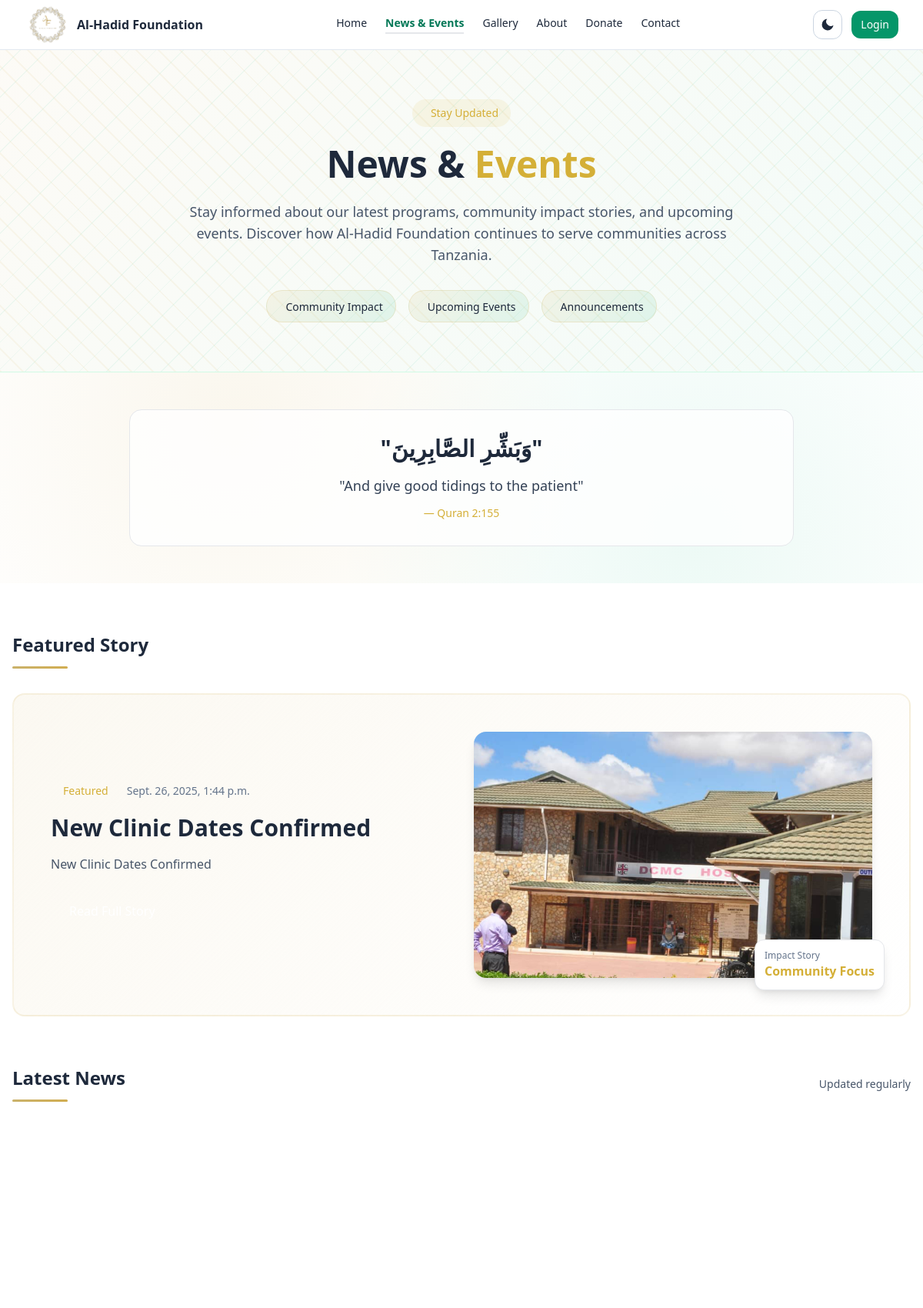
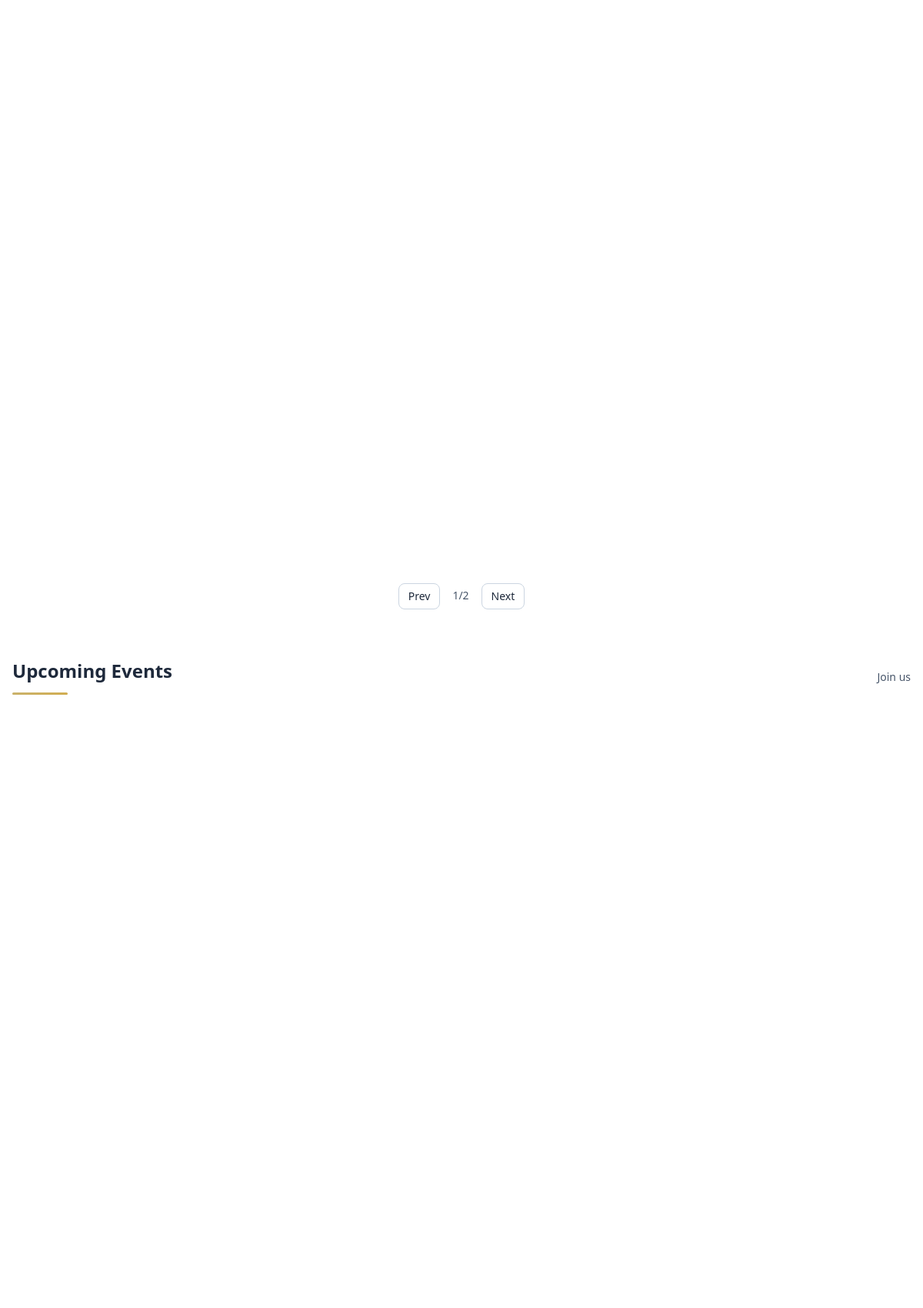
The page /news-events/ (upper part) on the database its author committed (2 pictures, top to bottom).
### website/models.py (models this page shows, shortened)
class News(models.Model):
    title = models.CharField(max_length=200)
    content = models.TextField()
    image = models.ImageField(upload_to='news/', blank=True, null=True)
    is_published = models.BooleanField(default=True)
    created_at = models.DateTimeField(auto_now_add=True)
    updated_at = models.DateTimeField(auto_now=True)
    class Meta:
        ordering = ['-created_at']
        verbose_name_plural = "News"

### website/views.py (the view)
# urls.py: path('news-events/', views.news_events, name='news_events'),
def news_events(request):
    news_list = News.objects.filter(is_published=True).order_by('-created_at')
    events_list = Event.objects.filter(is_published=True).order_by('-event_date')
    context = {
        'news': news_list,
        'events': events_list,
        'page_title': 'News & Events',
        'active': 'news_events',
    }
    return render(request, 'website/news_events.html', context)

### admin_panel/templatetags/form_extras.py (called while the page is built)
@register.filter
def wa_link(number):
    if not number:
        return ""
    digits = re.sub(r"\D", "", str(number))
    if not digits:
        return ""
    return f"https://wa.me/255{digits}"

### website/context_processors.py (called while the page is built)
def site_settings(request):
    settings, _ = SiteSettings.objects.get_or_create(pk=1)
    try:
        has_is_published = any(f.name == "is_published" for f in Gallery._meta.get_fields())
        photos_qs = Gallery.objects.all()
        if has_is_published:
            photos_qs = photos_qs.filter(is_published=True)
        photos_count = photos_qs.count()
    except Exception:
        photos_count = 0  # fallback salama
    theme = request.session.get("theme", "light")
    return {
        "site_settings": settings,
        "current_theme": theme,
        "photos_count": photos_count,
    }

### templates/website/news_events.html (shortened to what this page needs)
{% extends "base.html" %}
{% block content %}
<section class="hero-news border-b border-emerald-100 dark:border-slate-800 relative py-16">
  <div class="max-w-7xl mx-auto px-4 sm:px-6 lg:px-8 relative z-10">
    <div class="text-center">
      <div class="inline-flex items-center gap-2 px-4 py-2 rounded-full bg-gold/10 text-gold mb-6">
        <span class="text-sm font-medium">Stay Updated</span>
      </div>
      <h1 class="text-4xl md:text-5xl font-bold mb-6 leading-tight">
        News & <span class="text-gold">Events</span>
      </h1>
      <p class="text-lg text-slate-600 dark:text-slate-300 mb-8 max-w-3xl mx-auto">
        Stay informed about our latest programs, community impact stories, and upcoming events.
        Discover how Al-Hadid Foundation continues to serve communities across Tanzania.
      </p>
      <div class="flex flex-wrap justify-center gap-4">
        <div class="category-badge rounded-full px-4 py-2">
          <span class="text-sm font-medium text-slate-800 dark:text-slate-200">
            Community Impact
          </span>
        </div>
        <div class="category-badge rounded-full px-4 py-2">
          <span class="text-sm font-medium text-slate-800 dark:text-slate-200">
            Upcoming Events
          </span>
        </div>
        <div class="category-badge rounded-full px-4 py-2">
          <span class="text-sm font-medium text-slate-800 dark:text-slate-200">
            Announcements
          </span>
        </div>
      </div>
    </div>
  </div>
</section>
<section class="py-12 islamic-pattern">
  <div class="max-w-4xl mx-auto px-4 text-center">
    <div class="bg-white/80 dark:bg-slate-900/80 backdrop-blur-sm rounded-2xl p-8 border border-gold/10">
      <p class="text-2xl md:text-3xl font-semibold text-slate-800 dark:text-slate-200 mb-4">
        "وَبَشِّرِ الصَّابِرِينَ"
      </p>
      <p class="text-lg text-slate-700 dark:text-slate-300 mb-3">
        "And give good tidings to the patient"
      </p>
      <p class="text-sm text-gold font-medium">— Quran 2:155</p>
    </div>
  </div>
</section>
<section class="max-w-7xl mx-auto px-4 py-16">
  {% if news %}
    <div class="mb-16">
      <h2 class="text-2xl font-semibold gold-underline mb-8">Featured Story</h2>
      <div class="featured-news rounded-2xl p-8 md:p-12">
        <div class="grid md:grid-cols-2 gap-8 items-center">
          <div>
            <div class="flex items-center gap-3 mb-4">
              <span class="bg-gold/20 text-gold px-3 py-1 rounded-full text-sm font-medium">
                Featured
              </span>
              <span class="text-sm text-slate-500 dark:text-slate-400">
                {% firstof news.0.created_at news.0.updated_at "" as n_dt %}{{ n_dt }}
              </span>
            </div>
            <h3 class="text-2xl md:text-3xl font-bold mb-4 text-slate-800 dark:text-slate-200">
              {{ news.0.title }}
            </h3>
            <p class="text-slate-600 dark:text-slate-300 mb-6 leading-relaxed">
              {% firstof news.0.content news.0.body news.0.text "" as n_txt %}{{ n_txt|striptags|truncatewords:40 }}
            </p>
            <a href="{% url 'website:news_detail' news.0.pk %}" class="inline-flex items-center gap-2 bg-gold hover:bg-gold/90 text-white px-6 py-3 rounded-xl font-medium transition-colors">
            </a>
          </div>
          <div class="relative">
            {% if news.0.image %}
              <img src="{{ news.0.image.url }}" class="rounded-2xl w-full h-64 md:h-80 object-cover shadow-lg" alt="">
            {% else %}
              <div class="rounded-2xl w-full h-64 md:h-80 bg-gradient-to-br from-gold/20 to-emerald-100 flex items-center justify-center">
                <i class="fa-solid fa-newspaper text-6xl text-gold/50"></i>
              </div>
            {% endif %}
            <div class="absolute -bottom-4 -right-4 bg-white dark:bg-slate-800 rounded-xl p-3 shadow-lg border border-gold/20">
              <div class="text-xs text-slate-500 dark:text-slate-400">Impact Story</div>
              <div class="font-semibold text-gold">Community Focus</div>
            </div>
          </div>
        </div>
      </div>
    </div>
  {% endif %}
  <div class="mb-16">
    <div class="flex justify-between items-center mb-8">
      <h2 class="text-2xl font-semibold gold-underline">Latest News</h2>
      <div class="flex items-center gap-2 text-sm text-slate-600 dark:text-slate-400">
        <span>Updated regularly</span>
      </div>
    </div>
    <div id="newsList" class="grid md:grid-cols-2 lg:grid-cols-3 gap-8">
    </div>
    <div id="newsPager" class="grid grid-flow-col auto-cols-max gap-2 justify-center mt-8">
      <button id="newsPrev" class="px-3 py-1.5 text-sm rounded-lg border border-slate-300 dark:border-slate-700 disabled:opacity-40">Prev</button>
      <span id="newsPageIndicator" class="px-2 py-1.5 text-sm text-slate-600 dark:text-slate-300">1/1</span>
      <button id="newsNext" class="px-3 py-1.5 text-sm rounded-lg border border-slate-300 dark:border-slate-700 disabled:opacity-40">Next</button>
    </div>
  </div>
  <div>
    <div class="flex justify-between items-center mb-8">
      <h2 class="text-2xl font-semibold gold-underline">Upcoming Events</h2>
      <div class="flex items-center gap-2 text-sm text-slate-600 dark:text-slate-400">
        <span>Join us</span>
      </div>
    </div>
    <div id="eventsList" class="grid md:grid-cols-2 lg:grid-cols-3 gap-8">
    </div>
  </div>
</section>
{% endblock %}

### templates/website/news_events.html (style rules this page uses)
.gold-underline::after { content:""; display:block; width:72px; height:3px; margin-top:12px; border-radius:999px; background:linear-gradient(90deg,#cab26b,#d1ad51); }
.hero-news { position:relative; overflow:hidden; background: linear-gradient(135deg, rgba(209,173,81,0.05), rgba(16,185,129,0.05)); }
.hero-news::before { content:""; position:absolute; inset:0; background-image: repeating-linear-gradient(45deg, rgba(209,173,81,.08) 0 2px, transparent 2px 20px), repeating-linear-gradient(-45deg, rgba(16,185,129,.06) 0 1px, transparent 1px 25px); pointer-events:none; }
.category-badge { background: linear-gradient(135deg, rgba(209,173,81,0.1), rgba(16,185,129,0.1)); border: 1px solid rgba(209,173,81,0.2); transition: all 0.3s ease; }
.featured-news { background: linear-gradient(135deg, rgba(209,173,81,0.08), rgba(255,255,255,0.95)); border: 2px solid rgba(209,173,81,0.15); }
.islamic-pattern { background-image: radial-gradient(circle at 25% 25%, rgba(209,173,81,0.1) 0%, transparent 50%), radial-gradient(circle at 75% 75%, rgba(16,185,129,0.08) 0%, transparent 50%); }

### rows shown on the page
News: title "New Clinic Dates Confirmed", image (picture)

### other values the page prints
{{ n_dt }} "Sept. 26, 2025, 1:44 p.m."
{{ n_txt|striptags|truncatewords:40 }} "New Clinic Dates Confirmed"
